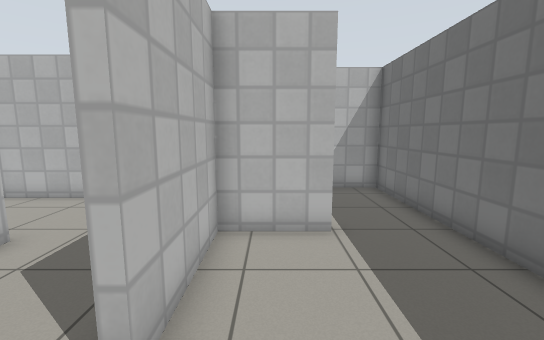
[1] (above)

24 first-person views from a walk through a world built for the Gazebo simulator. The camera is 1.2 m above the floor, tilts 8° down and sees 90° across. The floor is counted in squares, 0.5 m on a side. Each view is taken from the middle of a square. On the plan, view 1 faces up. The plan holds only what a view shows up to about 17 squares ahead; the rest is blank. Gazebo's built-in surfaces are drawn with simple patterns.

[2]
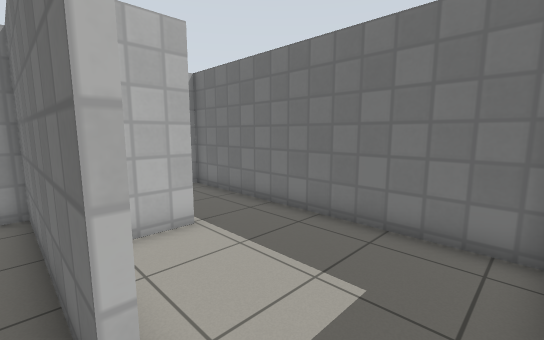

[3]
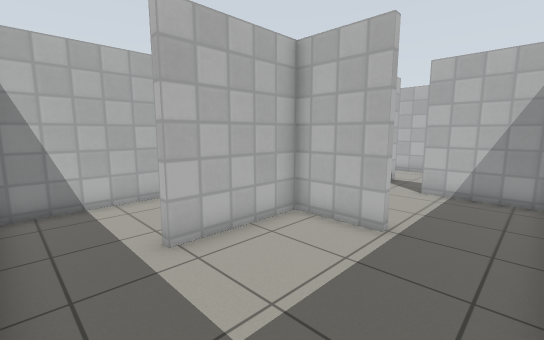

[4]
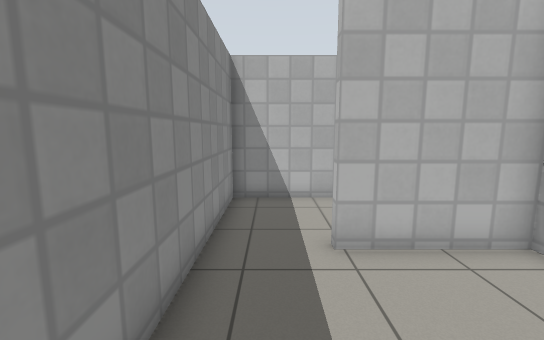

[5]
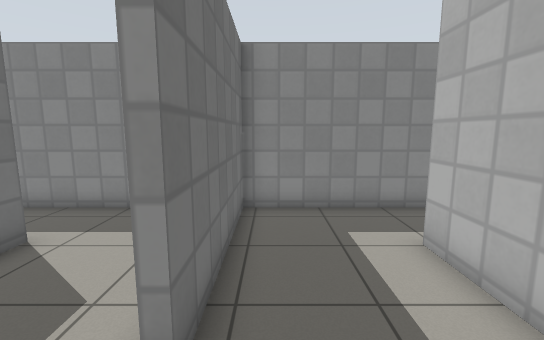

[6]
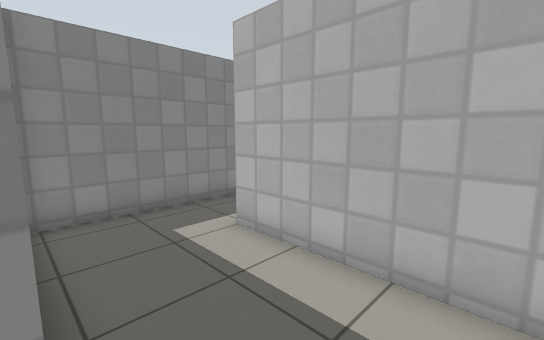

[7]
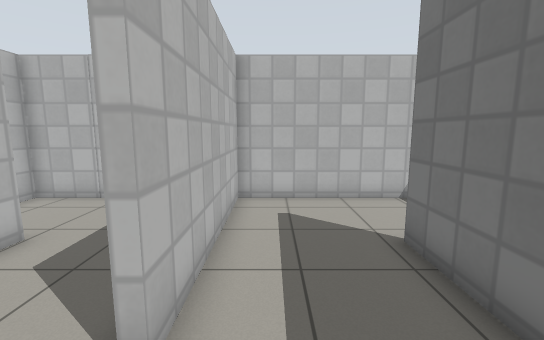

[8]
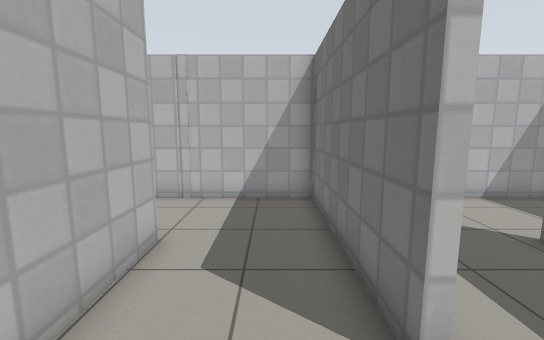

[9]
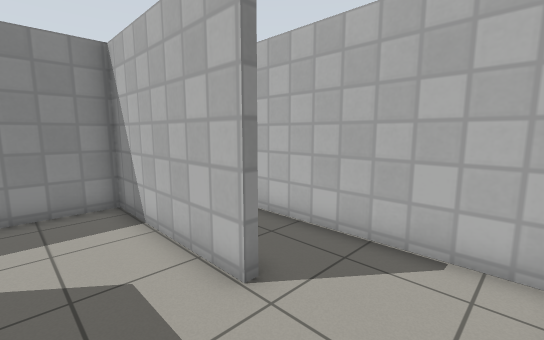

[10]
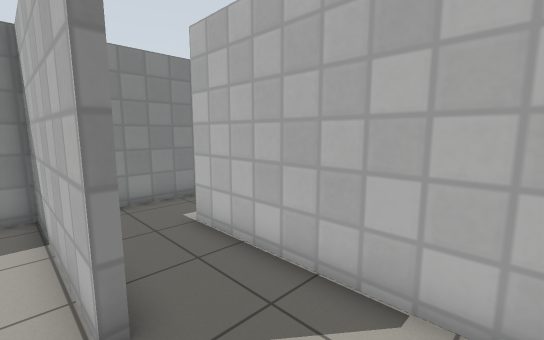

[11]
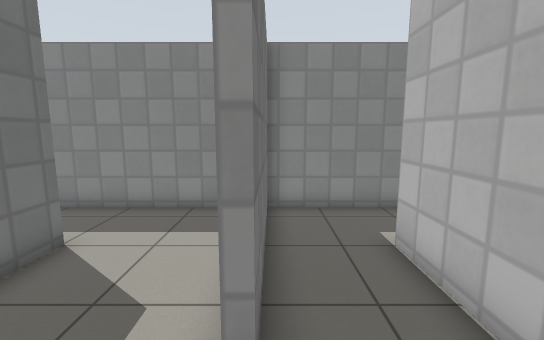

[12]
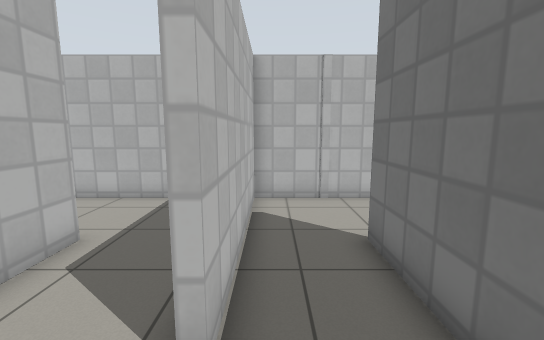

[13]
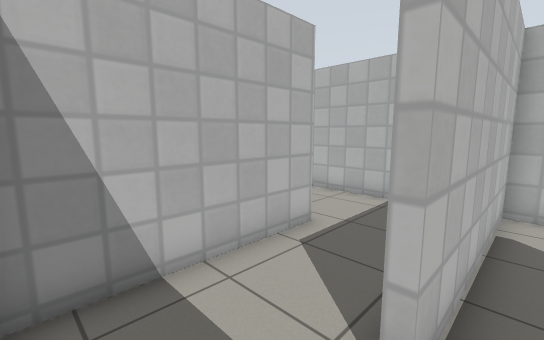

[14]
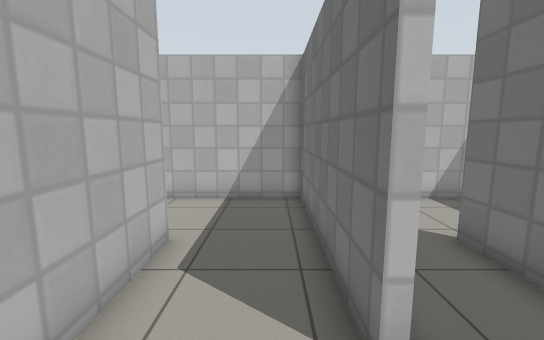

[15]
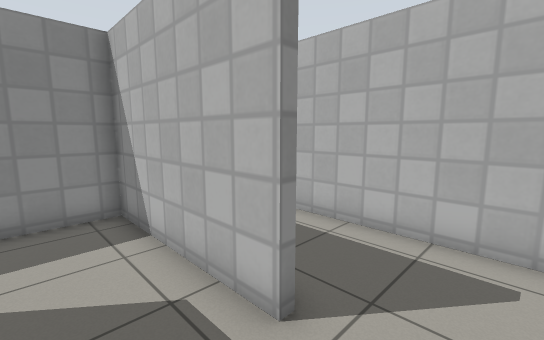

[16]
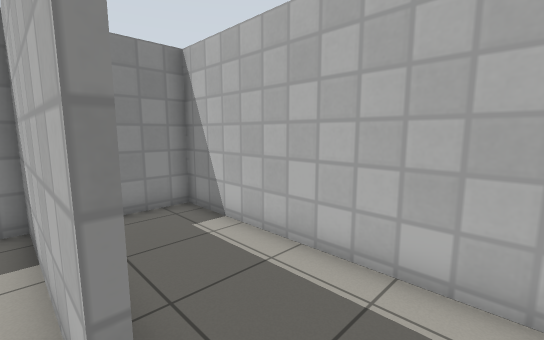

[17]
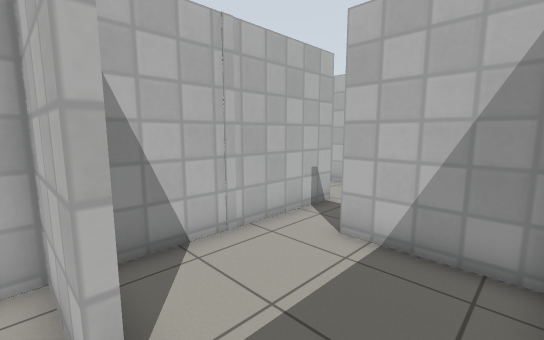

[18]
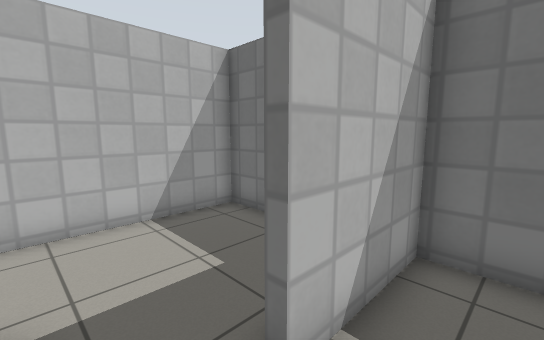

[19]
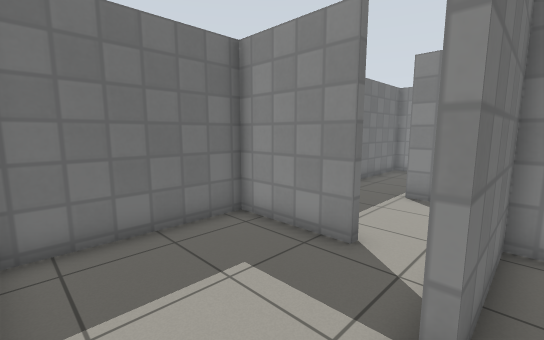

[20]
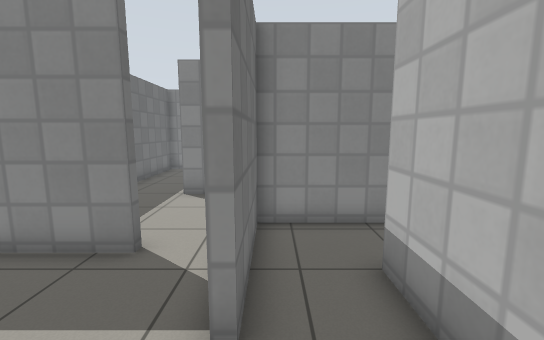

[21]
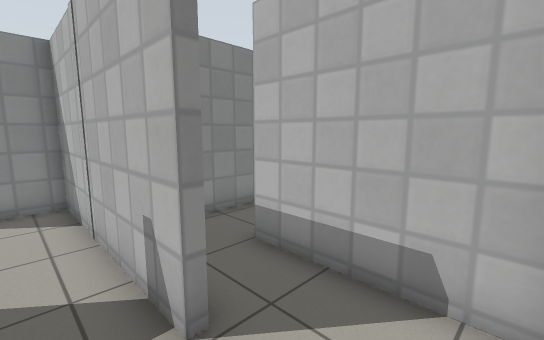

[22]
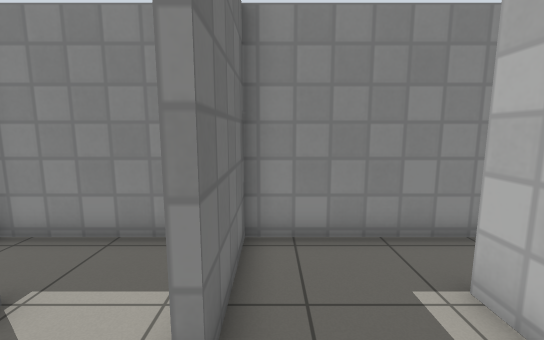

[23]
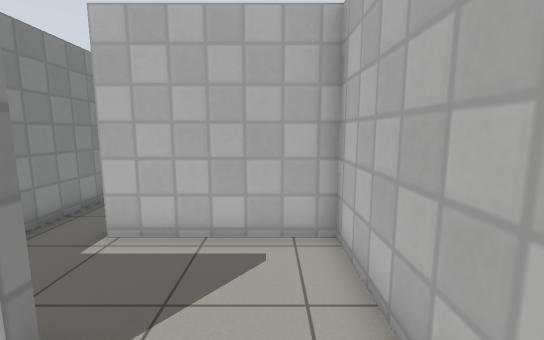

[24]
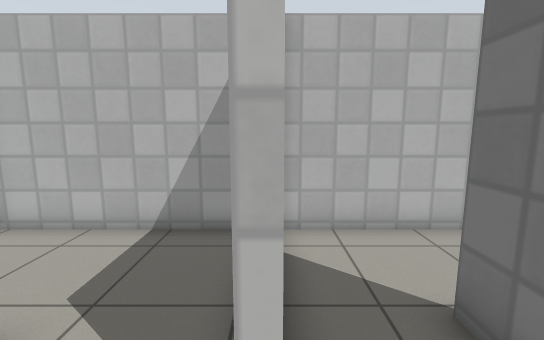

### Floor plan
Points are (right, up) in squares from view 1. A wall is a line through its corners. A room is listed if a view was taken in it or the views show most of it. See-through windows are left out.
Room 1 (views 1, 3, 4, 17)
walls: (1.4, 6.6) (1.4, 6.3) (-1.3, 6.3) (-1.3, 2.2); (-1.4, -0.4) (4.5, -0.4) (4.5, 6.5)
ways out: opening at (-2, 1) to room 2; opening at (3, 7) to room 14
Room 2 (view 2)
walls: (-5.8, 4) (-5.8, -0.4) (-1.4, -0.4); (-1.6, 2.2) (-1.6, 9.7) (-5.5, 9.7)
ways out: opening at (-2, 1) to room 1; opening at (-6, 7.5) to room 3
Room 3 (views 5, 6, 7)
walls: (-5.5, 9.7) (-10.2, 9.7) (-10.2, 2.4) (-10.5, 2.4); (-10.6, -0.4) (-6.1, -0.4) (-6.1, 5.8)
ways out: opening at (-6, 7.5) to room 2; opening at (-10, 1) to room 4
Room 4 (views 8, 9, 10)
walls: (-14.6, 5.9) (-14.6, -0.4) (-10.6, -0.4); (-10.5, 2.4) (-10.5, 9.7) (-14.4, 9.7)
ways out: opening at (-10, 1) to room 3; opening at (-15, 7.5) to room 5
Room 5 (views 11, 12, 13)
walls: (-14.4, 9.7) (-17.6, 9.7) (-17.6, 2.4); (-18.6, -0.4) (-14.8, -0.4) (-14.8, 5.9)
ways out: opening at (-15, 7.5) to room 4; opening at (-18, 1) to room 6
Room 6 (views 14, 15, 16)
walls: (-21.3, 5.9) (-21.3, -0.4) (-18.6, -0.4); (-17.9, 2.4) (-17.9, 9.7) (-21.5, 9.7)
ways out: opening at (-18, 1) to room 5; opening at (-22, 7.5) to room 13
Room 7 (view 18)
walls: (-1.3, 11.5) (-1.3, 6.6) (1.4, 6.6); (1.6, 11.5) (0.6, 11.5)
ways out: opening at (-0.5, 12) to room 9; opening at (1, 9.5) to room 14
Room 8 (views 19, 20)
walls: (-1.6, 12.4) (-1.6, 14.4); (-1.4, 17.5) (-3.9, 17.5) (-3.9, 12.5)
ways out: opening at (-2, 16) to room 9; opening at (-3, 13.5) to room 12
Room 9 (view 21)
walls: (-1.3, 14.4) (-1.3, 11.5); (0.6, 11.8) (4.5, 11.8) (4.5, 17.5) (-1.4, 17.5)
ways out: opening at (-0.5, 12) to room 7; opening at (-2, 16) to room 8
Room 10 (view 22)
walls: (-7.6, 17.5) (-11, 17.5) (-11, 12.1); (-7.4, 12.5) (-7.4, 13.7)
ways out: opening at (-7, 15.5) to room 11; opening at (-9, 13) to room 15
Room 11 (view 23)
walls: (-7.4, 13.7) (-7, 13.7); (-4.9, 17.5) (-7.6, 17.5)
ways out: opening at (-7, 15.5) to room 10; opening at (-5.5, 13) to room 16
Room 12 (view 24)
walls: (-4.6, 10) (-1.6, 10) (-1.6, 12.4)
ways out: opening at (-3, 13.5) to room 8; opening at (-4, 11.5) to room 16
Room 13 (no view inside)
walls: (-25.4, 8.2) (-25.4, -0.4) (-23.2, -0.4); (-21.5, 9.7) (-24.2, 9.7)
ways out: opening at (-22, 7.5) to room 6
Room 14 (no view inside)
walls: (4.5, 6.5) (4.5, 11.5) (1.6, 11.5)
ways out: opening at (3, 7) to room 1; opening at (1, 9.5) to room 7
Room 15 (no view inside)
walls: (-10.6, 10) (-7.4, 10) (-7.4, 12.5)
ways out: opening at (-9, 13) to room 10; opening at (-11, 11.5)
Room 16 (no view inside)
walls: (-6.1, 10) (-4.6, 10)
ways out: opening at (-5.5, 13) to room 11; opening at (-4, 11.5) to room 12

Positions as (right, up) in squares from view 1, and headings:
1: (0, 0), facing up
2: (-2, 0), facing up-right
3: (4, 0), facing up-left
4: (4, 1), facing left
5: (-7, 8), facing down
6: (-6, 8), facing down-left
7: (-9, 0), facing up
8: (-12, 0), facing up
9: (-12, 9), facing down-left
10: (-14, 9), facing down-left
11: (-15, 8), facing down
12: (-17, 0), facing up
13: (-17, 0), facing up-left
14: (-19, 0), facing up
15: (-19, 8), facing down-left
16: (-21, 8), facing down-left
17: (4, 6), facing up-left
18: (-1, 10), facing up-right
19: (-2, 17), facing down-right
20: (-2, 17), facing down
21: (0, 17), facing down-left
22: (-8, 16), facing down
23: (-5, 16), facing left
24: (-4, 11), facing up
